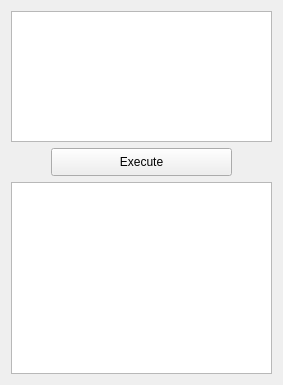
             <widget class="QWidget" name="tab_13">
              <attribute name="title">
               <string>DB-Query</string>
              </attribute>
              <layout class="QVBoxLayout" name="verticalLayout_23">
               <item>
                <widget class="QPlainTextEdit" name="plainTextEdit_query_db">
                 <property name="minimumSize">
                  <size>
                   <width>0</width>
                   <height>131</height>
                  </size>
                 </property>
                 <property name="maximumSize">
                  <size>
                   <width>16777215</width>
                   <height>131</height>
                  </size>
                 </property>
                </widget>
               </item>
               <item>
                <layout class="QHBoxLayout" name="horizontalLayout_13">
                 <item>
                  <spacer name="horizontalSpacer_24">
                   <property name="orientation">
                    <enum>Qt::Horizontal</enum>
                   </property>
                   <property name="sizeHint" stdset="0">
                    <size>
                     <width>40</width>
                     <height>20</height>
                    </size>
                   </property>
                  </spacer>
                 </item>
                 <item>
                  <widget class="QPushButton" name="pushButton_query_db">
                   <property name="minimumSize">
                    <size>
                     <width>181</width>
                     <height>28</height>
                    </size>
                   </property>
                   <property name="text">
                    <string>Execute</string>
                   </property>
                  </widget>
                 </item>
                 <item>
                  <spacer name="horizontalSpacer_25">
                   <property name="orientation">
                    <enum>Qt::Horizontal</enum>
                   </property>
                   <property name="sizeHint" stdset="0">
                    <size>
                     <width>40</width>
                     <height>20</height>
                    </size>
                   </property>
                  </spacer>
                 </item>
                </layout>
               </item>
               <item>
                <widget class="QTableView" name="tableView_query_db">
                 <property name="contextMenuPolicy">
                  <enum>Qt::ActionsContextMenu</enum>
                 </property>
                </widget>
               </item>
              </layout>
             </widget>
